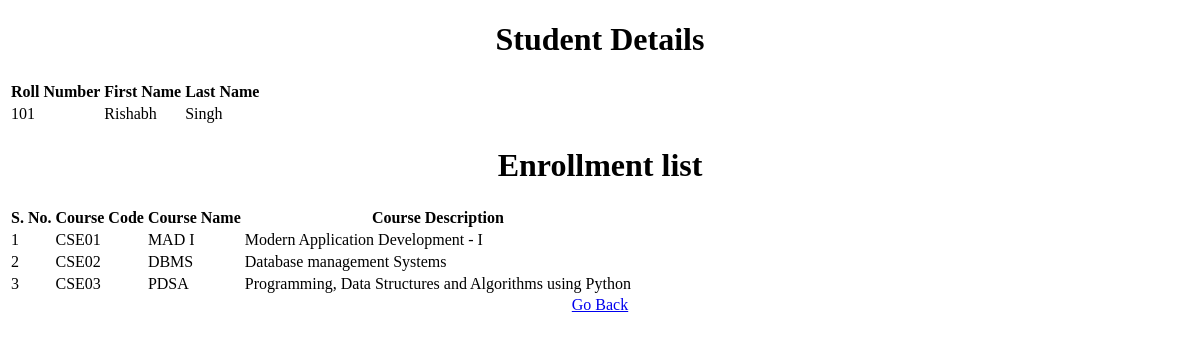
The page /student/7 on the database its author committed.
### app.py (models this page shows)
class Student(db.Model):
    __tablename__ = "student"
    student_id = db.Column(db.Integer, autoincrement=True, primary_key=True)
    roll_number = db.Column(db.String, unique=True, nullable=False)
    first_name = db.Column(db.String, nullable=False)
    last_name = db.Column(db.String)

class Course(db.Model):
    __tablename__ = "course"
    course_id = db.Column(db.Integer, autoincrement=True, primary_key=True)
    course_code = db.Column(db.String, unique=True, nullable=False)
    course_name = db.Column(db.String, nullable=False)
    course_description = db.Column(db.String)

### app.py (the view)
@app.route("/student/<int:student_id>")
def student(student_id):
    stud = Student.query.get(student_id)
    enrollment = Enrollments.query.all()
    course = []
    for i in enrollment:
        if i.estudent_id == student_id:
            course.append(i.ecourse_id)
    course_table = Course.query.all()
    return render_template("student.html",student=stud, course_table=course_table, course_list=course)

### templates/student.html (shortened to what this page needs)
<!DOCTYPE html>
    <html>
        <head>
        </head>
        <body>
            <div>
                <h1 style="text-align:center;">Student Details</h1>
                <table id = "personal-details">
                    <tr>
                    <th>Roll Number</th>
                    <th>First Name</th>
                    <th>Last Name</th>
                    </tr>
                    <tr>
                    <td>{{student['roll_number']}}</td>
                    <td>{{student['first_name']}}</td>
                    <td>{{student['last_name']}}</td>
                    </tr>
                    </table>
            </div>
            <div>
                <h1 style="text-align:center;">Enrollment list</h1>
                <table id = "enroll-table">
                    <tr>
                    <th>S. No.</th>
                    <th>Course Code</th>
                    <th>Course Name</th>
                    <th>Course Description</th>
                    </tr>
                    <tr>
                    {% for cou in course_table %}
                        {% if cou.course_id in course_list %}
                        <td></td>
                        <td>{{cou.course_code}}</td>
                        <td>{{cou.course_name}}</td>
                        <td>{{cou.course_description}}</td>
                        </tr>
                        {% endif %}
                    {% endfor %}
                    </table>
                    <div>
                        <center><a href="/" type="button">Go Back</a></div></center>
                    </div>
        <body>
    </html>

### templates/student.html (style rules this page uses)
body { counter-reset: Serial; }
#enroll-table tr td:first-child:before { counter-increment: Serial; content: counter(Serial); }

### rows shown on the page
Student: roll_number "101", first_name "Rishabh", last_name "Singh"
Course: course_code "CSE01", course_name "MAD I", course_description "Modern Application Development - I"
Course: course_code "CSE02", course_name "DBMS", course_description "Database management Systems"
Course: course_code "CSE03", course_name "PDSA", course_description "Programming, Data Structures and Algorithms using Python"
